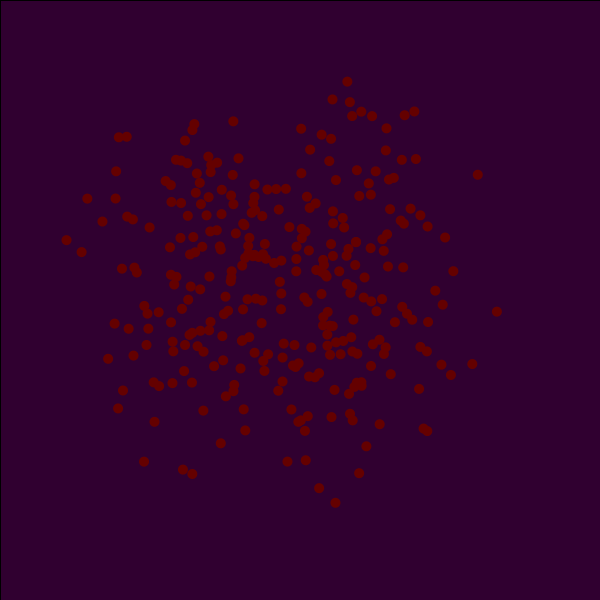
Frame 1 (no input)
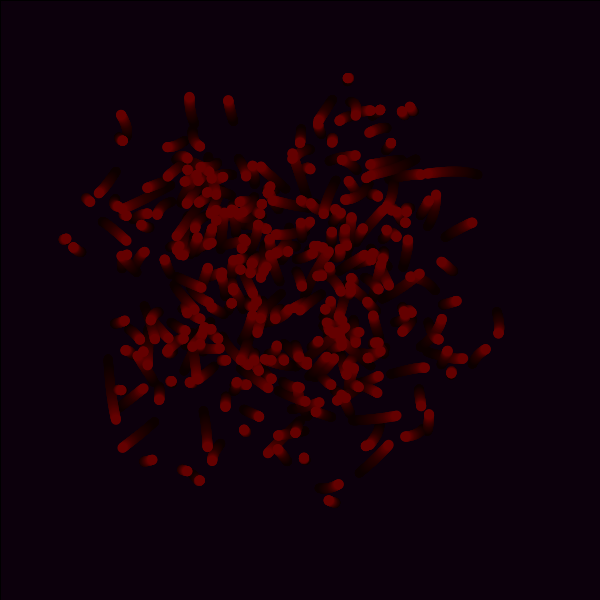
Frame 60 (the mouse pressed at the canvas centre just before this capture)
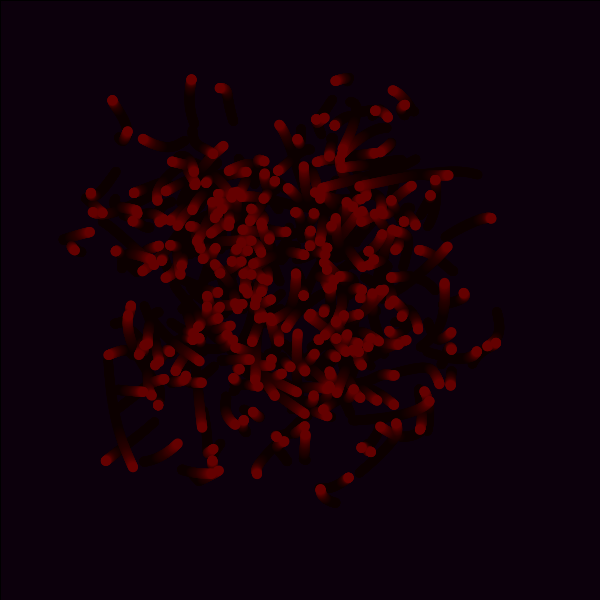
Frame 120 (the mouse held since frame 60 and released just before this capture)

The Processing sketch that drew these frames (run headless with seeded random() and noise(); from frame 60 on, the mouse is pressed at the canvas centre):

// Processing sketch: magicWorms
// ── magicWorms.pde
void setup() {
  size(600, 600);
  background(50, 0, 50);
}

void draw() {
  makeMagical();
  fill(100,0,0);
  for(int i = 0; i < 300; i++){
   ellipse(getWormX(i),getWormY(i),10,10);
  }
}

float frequency = .001;
    float noiseInterval = PI;

    void makeMagical() {
        fill( 0, 0, 0, 10 );
        rect(0, 0, width, height);
        noStroke();
    }

    float getWormX(int i) {
        return map(noise(i*noiseInterval + frameCount * frequency), 0, 1, 0, width);
    }

    float getWormY(int i) {
        return map(noise(i*noiseInterval+1 + frameCount * frequency), 0, 1, 0, height);
    }
